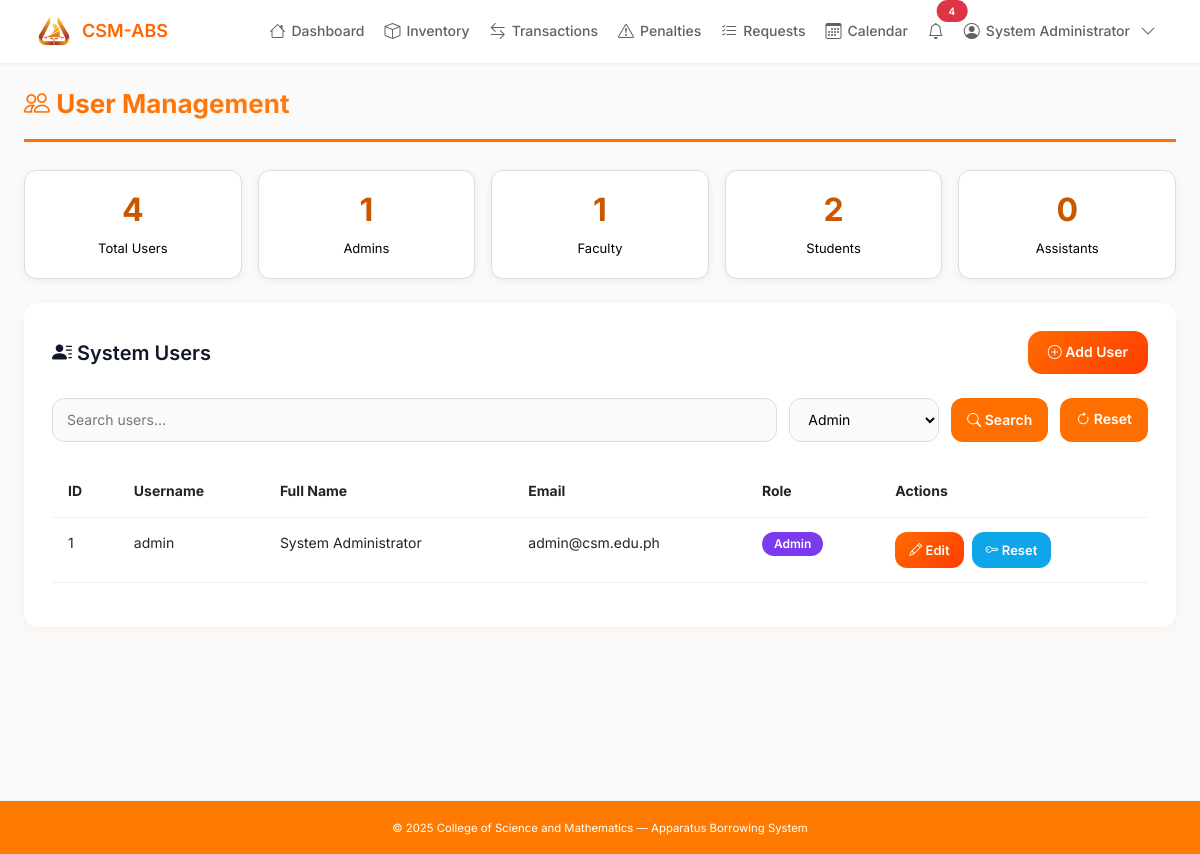
The app's page /manage_users.php?filter_role=admin (signed in) with its own data.
### tables this page shows
CREATE TABLE `users` (
  `user_id` int(11) NOT NULL,
  `first_name` varchar(50) NOT NULL,
  `last_name` varchar(50) NOT NULL,
  `middle_initial` char(1) DEFAULT NULL,
  `username` varchar(50) NOT NULL,
  `password` varchar(255) NOT NULL,
  `role` enum('admin','faculty','student','assistant') NOT NULL,
  `full_name` varchar(100) DEFAULT NULL,
  `email` varchar(100) DEFAULT NULL
);

### manage_users.php (the view, shortened to what this page needs)
<?php
require_once __DIR__ . '/includes/header.php';
$search = $_GET['search'] ?? '';
$filter_role = $_GET['filter_role'] ?? '';
$query = "SELECT u.*, s.first_name, s.last_name, s.middle_initial
          FROM users u
          LEFT JOIN students s ON u.user_id = s.user_id
          WHERE 1=1";
if (!empty($filter_role)) {
    $query .= " AND u.role = '$filter_role'";
}
$query .= " ORDER BY u.user_id DESC";
$users = mysqli_query($conn, $query);
$total_users = mysqli_num_rows(mysqli_query($conn, "SELECT * FROM users"));
$admins = mysqli_num_rows(mysqli_query($conn, "SELECT * FROM users WHERE role='admin'"));
$faculty = mysqli_num_rows(mysqli_query($conn, "SELECT * FROM users WHERE role='faculty'"));
$students = mysqli_num_rows(mysqli_query($conn, "SELECT * FROM users WHERE role='student'"));
$assistants = mysqli_num_rows(mysqli_query($conn, "SELECT * FROM users WHERE role='assistant'"));
?>
<div class="page-header">
    <h2><i class="bi bi-people"></i> User Management</h2>
</div>
<div class="stat-cards">
    <div class="stat-card"><h3><?= $total_users ?></h3><p>Total Users</p></div>
    <div class="stat-card"><h3><?= $admins ?></h3><p>Admins</p></div>
    <div class="stat-card"><h3><?= $faculty ?></h3><p>Faculty</p></div>
    <div class="stat-card"><h3><?= $students ?></h3><p>Students</p></div>
    <div class="stat-card"><h3><?= $assistants ?></h3><p>Assistants</p></div>
</div>
<div class="users-card">
    <div class="header-actions">
        <h3><i class="bi bi-person-lines-fill"></i> System Users</h3>
        <button class="btn-add" onclick="showAddModal()"><i class="bi bi-plus-circle"></i> Add User</button>
    </div>
    <form method="GET" class="filter-form">
        <input type="text" name="search" placeholder="Search users..." value="<?= htmlspecialchars($search) ?>">
        <select name="filter_role">
            <option value="admin" <?= $filter_role=='admin'?'selected':'' ?>>Admin</option>
        </select>
        <button type="submit" class="btn-reset"><i class="bi bi-search"></i> Search</button>
        <a href="manage_users.php" class="btn-reset"><i class="bi bi-arrow-clockwise"></i> Reset</a>
    </form>
    <div class="table-responsive">
        <table class="table">
            <thead>
                <tr><th>ID</th><th>Username</th><th>Full Name</th><th>Email</th><th>Role</th><th>Actions</th></tr>
            </thead>
            <tbody>
            <?php if(mysqli_num_rows($users)>0): ?>
                <?php while($u = mysqli_fetch_assoc($users)): ?>
                <tr>
                    <td><?= $u['user_id'] ?></td>
                    <td><?= htmlspecialchars($u['username']) ?></td>
                    <td><?= htmlspecialchars($u['full_name'] ?: '-') ?></td>
                    <td>
                        <?= htmlspecialchars($u['role']=='student' ? ($u['email'] && str_contains($u['email'], '@wmsu.edu.ph') ? $u['email'] : 'student@wmsu.edu.ph') : ($u['email'] ?: '-')) ?>
                    </td>
                    <td><span class="badge badge-<?= $u['role'] ?>"><?= ucfirst($u['role']) ?></span></td>
                    <td>
                        <div class="action-btns">
                            <button class="btn-edit" onclick='showEditModal(<?= json_encode($u) ?>)'><i class="bi bi-pencil"></i> Edit</button>
                            <button class="btn-password" onclick="showPasswordModal(<?= $u['user_id'] ?>)"><i class="bi bi-key"></i> Reset</button>
                        </div>
                    </td>
                </tr>
                <?php endwhile; ?>
            <?php else: ?>
                <tr><td colspan="6" class="text-center">No users found.</td></tr>
            <?php endif; ?>
            </tbody>
        </table>
    </div>
</div>
<?php require_once __DIR__ . '/includes/footer.php'; ?>

### includes/header.php (style rules this page uses)
:root { --primary: #FF6600; --primary-dark: #E65100; --primary-light: #FFE0CC; --gray-50: #FAFAFA; --gray-100: #F5F5F5; --gray-200: #EEEEEE; --gray-300: #E0E0E0; --gray-700: #616161; --gray-900: #212121; --radius: 8px; --shadow-sm: 0 1px 3px rgba(0,0,0,0.05); --shadow-md: 0 2px 6px rgba(0,0,0,0.08); }
* { margin: 0; padding: 0; box-sizing: border-box; }
body { font-family: 'Inter', -apple-system, BlinkMacSystemFont, 'Segoe UI', sans-serif; font-size: 14px; color: var(--gray-900); background: var(--gray-50); line-height: 1.6; }

### manage_users.php (style rules this page uses)
.page-header { margin-bottom: 28px; padding-bottom: 20px; border-bottom: 3px solid #FF6F00; }
.page-header h2 { font-size: 26px; margin:0; font-weight:700; background:linear-gradient(135deg,#FF6F00,#FFA040); -webkit-background-clip:text; -webkit-text-fill-color:transparent; }
.stat-cards { display:grid; grid-template-columns:repeat(auto-fit,minmax(150px,1fr)); gap:16px; margin-bottom:24px; }
.stat-card { background:#fff; padding:20px; border-radius:12px; border:1px solid #ddd; text-align:center; box-shadow:0 2px 8px rgba(0,0,0,0.06); }
.stat-card h3 { font-size:32px; font-weight:700; color:#cc5500; margin:0 0 8px 0; }
.stat-card p { font-size:13px; color:#000; margin:0; }
.users-card { background:#fff; padding:28px; border-radius:14px; box-shadow:0 3px 12px rgba(255,111,0,0.08); }
.header-actions { display:flex; justify-content:space-between; align-items:center; margin-bottom:24px; }
.header-actions h3 { font-size:20px; font-weight:600; margin:0; color:#111827; }
.btn-add { background:linear-gradient(135deg,#FF6B00,#FF3D00); color:white; padding:10px 20px; border-radius:14px; text-decoration:none; font-weight:600; transition:all 0.3s; border:none; cursor:pointer; }
.filter-form { display:flex; gap:12px; margin-bottom:24px; }
.filter-form input, .filter-form select { padding:10px 14px; border:1px solid #ddd; border-radius:12px; font-size:14px; background:#fafafa; }
.filter-form input { flex:1; }
.filter-form select { min-width:150px; }
.btn-reset { background:#FF6F00; color:white; padding:10px 16px; border-radius:12px; text-decoration:none; font-weight:600; border:none; cursor:pointer; }
.table { width:100%; border-collapse:collapse; }
.table thead { background:linear-gradient(135deg,#FF6F00,#FFA040); color:#fff; }
.table th, .table td { padding:14px 16px; text-align:left; font-size:14px; border-bottom:1px solid #f0f0f0; }
.badge { padding:6px 12px; border-radius:20px; font-weight:600; font-size:12px; }
.badge-admin { background:#7C3AED; color:#fff; }
.action-btns { display:flex; gap:8px; }
.btn-edit, .btn-delete, .btn-password { padding:8px 14px; border-radius:12px; text-decoration:none; font-weight:600; font-size:13px; transition:all 0.3s; border:none; cursor:pointer; }
.btn-edit { background:linear-gradient(135deg,#FF6B00,#FF3D00); color:white; }
.btn-password { background:#0EA5E9; color:white; }

### records on screen
users: user_id "1", username "admin", full_name "System Administrator", email "admin@csm.edu.ph", role "Admin"

### other values on screen
$unread_notifications "4"
$_SESSION['full_name'] "System Administrator"
$total_users "4"
$admins "1"
$faculty "1"
$students "2"
$assistants "0"
